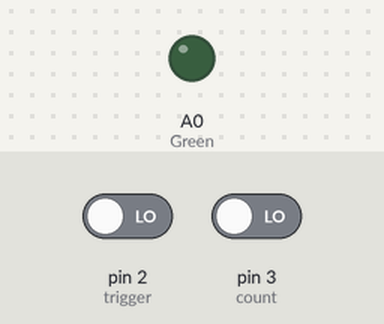
The sketch below on a simulated Arduino Uno, built with avr-gcc and run on an emulated ATmega328P. Shown: output pins drawn as LEDs (lit = HIGH). Dashed ring = blinking. Inputs (shaded band) come from the test bench; at power-on: pin 2 (trigger) LOW, pin 3 (count) LOW.

Above: at 1.3 s.
1.4 s: pin 2 (trigger) driven HIGH and pin 3 (count) driven HIGH
At 2.3 s:
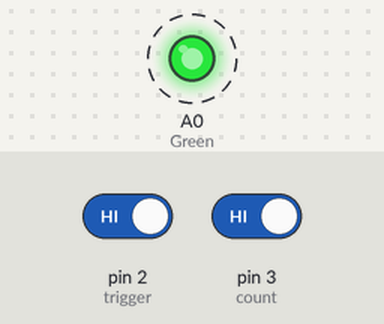
4.4 s: pin 2 (trigger) driven LOW
At 5.3 s:
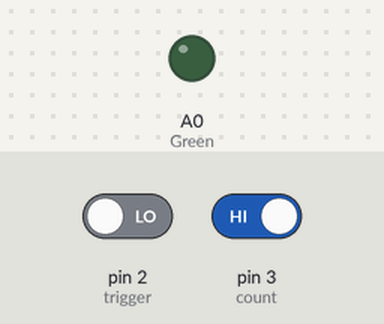
5.9 s: pin 2 (trigger) driven HIGH
At 6.9 s:
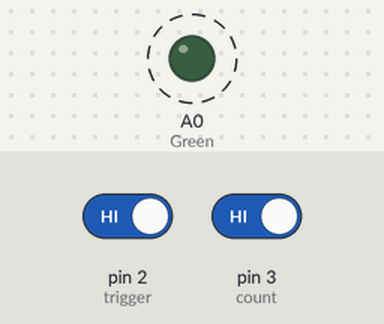
Timing chart, 0 to 14.9 s (numbered marks = the images above; inputs shaded):
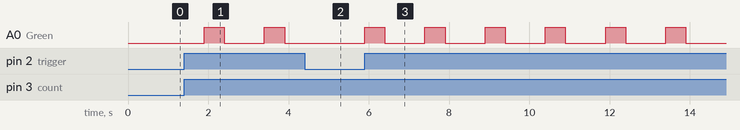

Measured:
- after the input at 1.4 s, A0 (Green): alternates HIGH for 0.50 s and LOW for 1.0 s, starting after 0.50 s
- after the input at 4.4 s, A0 (Green): stays LOW (without the input it goes to HIGH after 0.50 s)
- after the input at 5.9 s, A0 (Green): alternates HIGH for 0.50 s and LOW for 1.0 s, starting at once

The sketch:

sketch_apr02-LED_command.ino
```cpp
int c=0;
int count=3;
int trigger=2;
int Green=A0;
void setup() {
  pinMode(count,INPUT);
  pinMode(trigger,INPUT);
  pinMode(Green,OUTPUT);
  delay(100);
  Serial.begin(9600);
}

void loop() {
 if(digitalRead(count)==HIGH){
  c++;
  delay(500);
 }
 if(digitalRead(trigger)==HIGH){
  if(c>0){
    c--;
    digitalWrite(Green,HIGH);
    delay(500);
    digitalWrite(Green,LOW);
    delay(500);
  }
  else{
    digitalWrite(Green,LOW);
  }
 }

}
```
